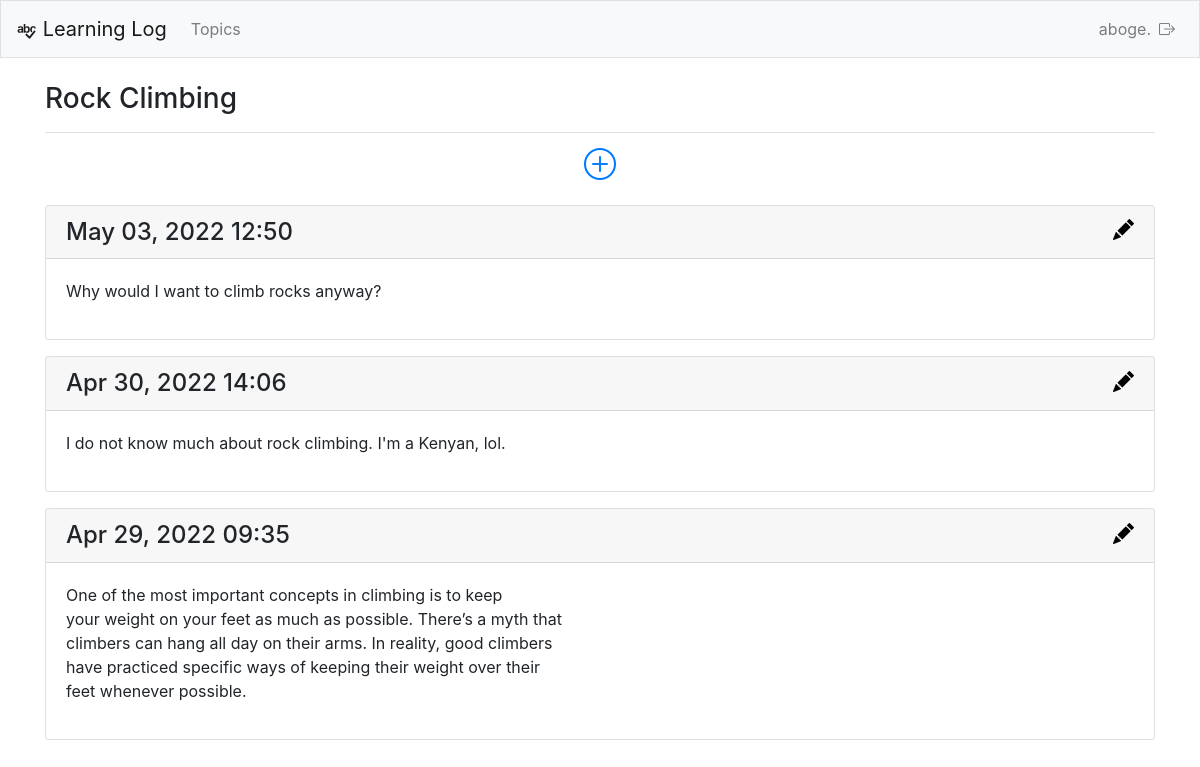
The page /topics/2/ (signed in) on the database its author committed.
### learning_logs/models.py (models this page shows, shortened)
class Topic(models.Model):
    text = models.CharField(max_length=200)
    time_added = models.DateTimeField(auto_now_add=True)
    owner = models.ForeignKey(User, on_delete=models.CASCADE)
    def __str__(self):
        return self.text

class Entry(models.Model):
    topic = models.ForeignKey(Topic, on_delete=models.CASCADE)
    text = models.TextField()
    date_added = models.DateTimeField(auto_now_add=True)
    class Meta:
        verbose_name_plural = 'entries'

### learning_logs/views.py (the view)
# urls.py: path('topics/<int:topic_id>/', views.topic, name='topic'),
@login_required
def topic(request, topic_id):
    topic = Topic.objects.get(id=topic_id)
    if topic.owner != request.user:
        raise Http404
    entries = topic.entry_set.order_by('-date_added')
    context = {'topic': topic, 'entries': entries}
    return render(request, 'learning_logs/topic.html', context)

### learning_logs/templates/learning_logs/topic.html
{% extends 'learning_logs/base.html' %}
{% block page_header %}
    <h3>{{ topic }}</h3>
{% endblock page_header %}
{% block content %}
<p class="text-center"><a href="{% url 'learning_logs:new_entry' topic.id %}"><i title="Add Entry" style="font-size: 2rem;" class="bi-plus-circle m-3"></i> </a></p>
{% for entry in entries %}
    <div class="card mb-3">
        <h4 class="card-header d-flex justify-content-between">
        {{ entry.date_added|date:'M d, Y H:i' }}
        <small><a href="{% url 'learning_logs:edit_entry' entry.id %}"><i title="Edit" style="color: black;" class="bi-pencil-fill"></i></a>
        </small></h4>
    <div class="card-body">
        {{ entry.text|linebreaks }}
    </div>
    </div>
        {% empty %}
        <p>There are no entries for this topic yet.</p>
{% endfor %}
{% endblock content %}

### learning_logs/templates/learning_logs/base.html (shortened to what this page needs)
{% load bootstrap4 %}
<!doctype html>
<html lang="en">
    <head>
        <link rel="stylesheet" href="https://cdn.jsdelivr.net/npm/bootstrap-icons@1.8.1/font/bootstrap-icons.css">
        {% bootstrap_css %}
    </head>
    <body>
        <nav class="navbar navbar-expand-md navbar-light bg-light mb-4 border">
            <a class="navbar-brand" href="{% url 'learning_logs:index'%}"> <i class="bi-spellcheck"></i> Learning Log</a>
            <div class="collapse navbar-collapse" id="navbarCollapse">
                <ul class="navbar-nav mr-auto">
                <li class="nav-item"><a class="nav-link" href="{% url 'learning_logs:topics'%}">Topics</a></li>
                </ul>
                <ul class="navbar-nav ml-auto">
                    {% if user.is_authenticated %}
                    <li class="nav-item">
                    <span class="navbar-text"}>{{ user.username }}.</span>
                    </li>
                    <li class="nav-item">
                    <a class="nav-link" href="{% url 'users:logout' %}"><i title="Log out" class="bi-box-arrow-right" style="font-size: 2 rem;"></i></a>
                    </li>
                    {% else %}
                    <li class="nav-item">
                    <a class="nav-link" href="{% url 'users:register' %}">Register</a>
                    </li>
                    <li class="nav-item">
                    <a class="nav-link" href="{% url 'users:login' %}">Log in</a></li>
                    {% endif %}
                </ul>
            </div>
        </nav>
        <main role="main" class="container">
            <div class="pb-2 mb-2 border-bottom">
            {% block page_header %}{% endblock page_header %}
            </div>
            <div>
            {% block content %}{% endblock content %}
            </div>
        </main>
    </body>
</html>

### rows shown on the page
Topic: text "Rock Climbing"
Entry: date_added "May 03, 2022 12:50", text "Why would I want to climb rocks anyway?"
Entry: date_added "Apr 30, 2022 14:06", text "I do not know much about rock climbing. I'm a Kenyan, lol."
Entry: date_added "Apr 29, 2022 09:35", text "One of the most important concepts in climbing is to keep your weight on your feet as much as possible. There’s a myth that climbers can hang all day on their arms. In reality, good climbers have practiced specific ways of keeping their weight over their feet whenever possible."

### other values the page prints
{{ user.username }} "aboge"
